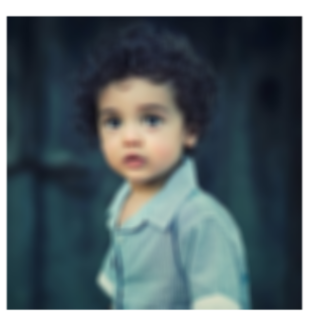
#> input picture data/images/sample_1.png, 328 x 321 px
$ python test_preprocess.py
#> lines starting #> are read from the running program, lines starting #| are printed output that depends on the picture; after the words box and inside, x2 and y2 are one past the last pixel; in counts of white or black regions, pixels touching at a corner belong together
### ocr/preprocess.py
import cv2
import numpy as np
from PIL import Image

def load_image_cv(image_path):
#> called with image_path = 'data/images/sample_1.png'
    pil_img=Image.open(image_path).convert("RGB")
    return cv2.cvtColor(np.array(pil_img),cv2.COLOR_RGB2BGR)

def to_grayscale(image):
    return cv2.cvtColor(image,cv2.COLOR_BGR2GRAY)
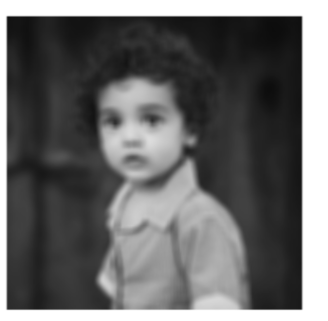
#> returned value: shape (321, 328); min 12, max 255, mean 105.7

def normalize_contrast(gray):
    return cv2.equalizeHist(gray)

def remove_noise(gray):
    return cv2.GaussianBlur(gray,(5,5),0)

def adaptive_threshold(gray):
    thresh = cv2.adaptiveThreshold(
        gray,
        255,
        cv2.ADAPTIVE_THRESH_MEAN_C,
        cv2.THRESH_BINARY_INV,
        15,
        10
    )
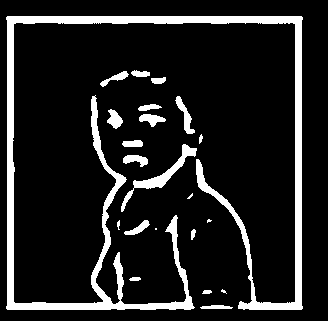
#> thresh: shape (321, 328); 12.7% white; 22 white regions (4 under 20 px), largest, box (x1, y1, x2, y2) and area: (6, 16, 303, 310) 10809, (121, 144, 197, 212) 734, (175, 96, 195, 134) 254

    kernel = cv2.getStructuringElement(cv2.MORPH_RECT, (2, 2))
    return cv2.morphologyEx(thresh, cv2.MORPH_CLOSE, kernel)
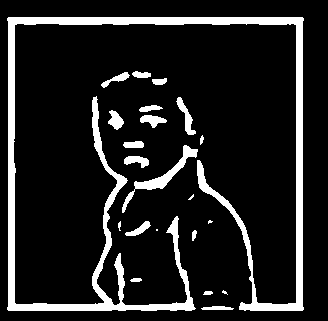
#> returned value: shape (321, 328); 12.7% white; 22 white regions (4 under 20 px), largest, box (x1, y1, x2, y2) and area: (7, 17, 304, 311) 10833, (122, 145, 198, 213) 735, (176, 97, 196, 135) 254

def reduce_table_lines(binary):
    kernel = cv2.getStructuringElement(cv2.MORPH_RECT, (1, 3))
    return cv2.morphologyEx(binary, cv2.MORPH_OPEN, kernel)


def deskew(image):
    coords=np.column_stack(np.where(image>0))
#> coords = 13424 pairs, first value 17 to 310, second value 7 to 303
    if coords.size == 0:
        return image
    angle=cv2.minAreaRect(coords)[-1]
#> angle = -90
    if(angle<-45):
        angle=-(angle+90)
#> angle = 0
    else:
        angle=-angle

    (h, w) = image.shape[:2]
#> h = 321; w = 328
    center = (w // 2, h // 2)
#> center = (164, 160)
    M = cv2.getRotationMatrix2D(center, angle, 1.0)
#> M = [[1, 0, 0], [0, 1, 0]]

    return cv2.warpAffine(
        image,
        M,
        (w, h),
        flags=cv2.INTER_CUBIC,
        borderMode=cv2.BORDER_REPLICATE
    )

def preprocess_image(image_path,doc_type="generic"):
    img = load_image_cv(image_path)
    gray = to_grayscale(img)
    blur = remove_noise(gray)
    thresh = adaptive_threshold(blur)
    final = deskew(thresh)
    if doc_type == "marksheet":
        final = reduce_table_lines(thresh)
    else:
        final = deskew(thresh)
    return final

### test_preprocess.py
import cv2
import os
from ocr.preprocess import preprocess_image


input_image = "data/images/sample_1.png"

output_dir = "data/preprocessed"
os.makedirs(output_dir, exist_ok=True)


processed = preprocess_image(input_image)


output_path = os.path.join(output_dir, "page_1_processed_1.png")
cv2.imwrite(output_path, processed)

print("Preprocessing completed!")
print("Saved to:", output_path)
